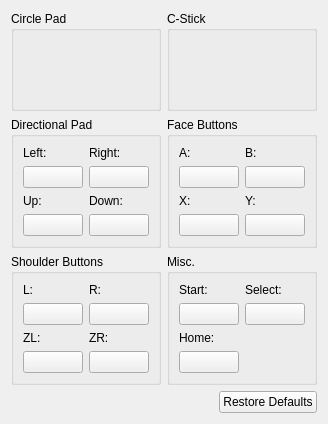
<?xml version="1.0" encoding="UTF-8"?>
<ui version="4.0">
 <class>ConfigureInput</class>
 <widget class="QWidget" name="ConfigureInput">
  <property name="geometry">
   <rect>
    <x>0</x>
    <y>0</y>
    <width>328</width>
    <height>424</height>
   </rect>
  </property>
  <property name="windowTitle">
   <string>ConfigureInput</string>
  </property>
  <layout class="QVBoxLayout" name="verticalLayout_5">
   <item>
    <layout class="QGridLayout" name="gridLayout_7">
     <item row="2" column="0">
      <widget class="QGroupBox" name="faceButtons_3">
       <property name="title">
        <string>Shoulder Buttons</string>
       </property>
       <property name="flat">
        <bool>false</bool>
       </property>
       <property name="checkable">
        <bool>false</bool>
       </property>
       <layout class="QGridLayout" name="gridLayout_3">
        <item row="0" column="1">
         <layout class="QVBoxLayout" name="verticalLayout_14">
          <item>
           <widget class="QLabel" name="label_19">
            <property name="text">
             <string>R:</string>
            </property>
           </widget>
          </item>
          <item>
           <widget class="ButtonSetter" name="buttonR">
            <property name="text">
             <string/>
            </property>
           </widget>
          </item>
         </layout>
        </item>
        <item row="0" column="0">
         <layout class="QVBoxLayout" name="verticalLayout_13">
          <item>
           <widget class="QLabel" name="label_17">
            <property name="text">
             <string>L:</string>
            </property>
           </widget>
          </item>
          <item>
           <widget class="ButtonSetter" name="buttonL">
            <property name="text">
             <string/>
            </property>
           </widget>
          </item>
         </layout>
        </item>
        <item row="1" column="0">
         <layout class="QVBoxLayout" name="verticalLayout_15">
          <item>
           <widget class="QLabel" name="label_20">
            <property name="text">
             <string>ZL:</string>
            </property>
           </widget>
          </item>
          <item>
           <widget class="ButtonSetter" name="buttonZL">
            <property name="text">
             <string/>
            </property>
           </widget>
          </item>
         </layout>
        </item>
        <item row="1" column="1">
         <layout class="QVBoxLayout" name="verticalLayout_16">
          <item>
           <widget class="QLabel" name="label_18">
            <property name="text">
             <string>ZR:</string>
            </property>
           </widget>
          </item>
          <item>
           <widget class="ButtonSetter" name="buttonZR">
            <property name="text">
             <string/>
            </property>
           </widget>
          </item>
         </layout>
        </item>
       </layout>
      </widget>
     </item>
     <item row="0" column="0">
      <widget class="QGroupBox" name="faceButtons_4">
       <property name="title">
        <string>Circle Pad</string>
       </property>
       <property name="flat">
        <bool>false</bool>
       </property>
       <property name="checkable">
        <bool>false</bool>
       </property>
       <layout class="QGridLayout" name="gridLayout_4">
        <item row="0" column="0">
         <widget class="AnalogSetter" name="analogCirclePad" native="true"/>
        </item>
       </layout>
      </widget>
     </item>
     <item row="0" column="1">
      <widget class="QGroupBox" name="faceButtons_5">
       <property name="title">
        <string>C-Stick</string>
       </property>
       <property name="flat">
        <bool>false</bool>
       </property>
       <property name="checkable">
        <bool>false</bool>
       </property>
       <layout class="QGridLayout" name="gridLayout_5">
        <item row="0" column="0">
         <widget class="AnalogSetter" name="analogCStick" native="true"/>
        </item>
       </layout>
      </widget>
     </item>
     <item row="1" column="0">
      <widget class="QGroupBox" name="faceButtons_2">
       <property name="title">
        <string>Directional Pad</string>
       </property>
       <property name="flat">
        <bool>false</bool>
       </property>
       <property name="checkable">
        <bool>false</bool>
       </property>
       <layout class="QGridLayout" name="gridLayout_2">
        <item row="1" column="0">
         <layout class="QVBoxLayout" name="verticalLayout_12">
          <item>
           <widget class="QLabel" name="label_34">
            <property name="text">
             <string>Up:</string>
            </property>
           </widget>
          </item>
          <item>
           <widget class="ButtonSetter" name="buttonDpadUp">
            <property name="text">
             <string/>
            </property>
           </widget>
          </item>
         </layout>
        </item>
        <item row="1" column="1">
         <layout class="QVBoxLayout" name="verticalLayout_9">
          <item>
           <widget class="QLabel" name="label_35">
            <property name="text">
             <string>Down:</string>
            </property>
           </widget>
          </item>
          <item>
           <widget class="ButtonSetter" name="buttonDpadDown">
            <property name="text">
             <string/>
            </property>
           </widget>
          </item>
         </layout>
        </item>
        <item row="0" column="0">
         <layout class="QVBoxLayout" name="verticalLayout_10">
          <item>
           <widget class="QLabel" name="label_32">
            <property name="text">
             <string>Left:</string>
            </property>
           </widget>
          </item>
          <item>
           <widget class="ButtonSetter" name="buttonDpadLeft">
            <property name="text">
             <string/>
            </property>
           </widget>
          </item>
         </layout>
        </item>
        <item row="0" column="1">
         <layout class="QVBoxLayout" name="verticalLayout_11">
          <item>
           <widget class="QLabel" name="label_33">
            <property name="text">
             <string>Right:</string>
            </property>
           </widget>
          </item>
          <item>
           <widget class="ButtonSetter" name="buttonDpadRight">
            <property name="text">
             <string/>
            </property>
           </widget>
          </item>
         </layout>
        </item>
       </layout>
      </widget>
     </item>
     <item row="1" column="1">
      <widget class="QGroupBox" name="faceButtons">
       <property name="title">
        <string>Face Buttons</string>
       </property>
       <property name="flat">
        <bool>false</bool>
       </property>
       <property name="checkable">
        <bool>false</bool>
       </property>
       <layout class="QGridLayout" name="gridLayout">
        <item row="0" column="0">
         <layout class="QVBoxLayout" name="verticalLayout">
          <item>
           <widget class="QLabel" name="label">
            <property name="text">
             <string>A:</string>
            </property>
           </widget>
          </item>
          <item>
           <widget class="ButtonSetter" name="buttonA">
            <property name="text">
             <string/>
            </property>
           </widget>
          </item>
         </layout>
        </item>
        <item row="0" column="1">
         <layout class="QVBoxLayout" name="verticalLayout_2">
          <item>
           <widget class="QLabel" name="label_2">
            <property name="text">
             <string>B:</string>
            </property>
           </widget>
          </item>
          <item>
           <widget class="ButtonSetter" name="buttonB">
            <property name="text">
             <string/>
            </property>
           </widget>
          </item>
         </layout>
        </item>
        <item row="1" column="0">
         <layout class="QVBoxLayout" name="verticalLayout_3">
          <item>
           <widget class="QLabel" name="label_3">
            <property name="text">
             <string>X:</string>
            </property>
           </widget>
          </item>
          <item>
           <widget class="ButtonSetter" name="buttonX">
            <property name="text">
             <string/>
            </property>
           </widget>
          </item>
         </layout>
        </item>
        <item row="1" column="1">
         <layout class="QVBoxLayout" name="verticalLayout_4">
          <item>
           <widget class="QLabel" name="label_4">
            <property name="text">
             <string>Y:</string>
            </property>
           </widget>
          </item>
          <item>
           <widget class="ButtonSetter" name="buttonY">
            <property name="text">
             <string/>
            </property>
           </widget>
          </item>
         </layout>
        </item>
       </layout>
      </widget>
     </item>
     <item row="2" column="1">
      <widget class="QGroupBox" name="faceButtons_6">
       <property name="title">
        <string>Misc.</string>
       </property>
       <property name="flat">
        <bool>false</bool>
       </property>
       <property name="checkable">
        <bool>false</bool>
       </property>
       <layout class="QGridLayout" name="gridLayout_6">
        <item row="0" column="0">
         <layout class="QVBoxLayout" name="verticalLayout_25">
          <item>
           <widget class="QLabel" name="label_29">
            <property name="text">
             <string>Start:</string>
            </property>
           </widget>
          </item>
          <item>
           <widget class="ButtonSetter" name="buttonStart">
            <property name="text">
             <string/>
            </property>
           </widget>
          </item>
         </layout>
        </item>
        <item row="0" column="1">
         <layout class="QVBoxLayout" name="verticalLayout_26">
          <item>
           <widget class="QLabel" name="label_30">
            <property name="text">
             <string>Select:</string>
            </property>
           </widget>
          </item>
          <item>
           <widget class="ButtonSetter" name="buttonSelect">
            <property name="text">
             <string/>
            </property>
           </widget>
          </item>
         </layout>
        </item>
        <item row="1" column="0">
         <layout class="QVBoxLayout" name="verticalLayout_27">
          <item>
           <widget class="QLabel" name="label_31">
            <property name="text">
             <string>Home:</string>
            </property>
           </widget>
          </item>
          <item>
           <widget class="ButtonSetter" name="buttonHome">
            <property name="text">
             <string/>
            </property>
           </widget>
          </item>
         </layout>
        </item>
       </layout>
      </widget>
     </item>
    </layout>
   </item>
   <item>
    <layout class="QHBoxLayout" name="horizontalLayout">
     <item>
      <spacer name="horizontalSpacer">
       <property name="orientation">
        <enum>Qt::Horizontal</enum>
       </property>
       <property name="sizeHint" stdset="0">
        <size>
         <width>40</width>
         <height>20</height>
        </size>
       </property>
      </spacer>
     </item>
     <item>
      <widget class="QPushButton" name="buttonRestoreDefaults">
       <property name="sizePolicy">
        <sizepolicy hsizetype="Minimum" vsizetype="Fixed">
         <horstretch>0</horstretch>
         <verstretch>0</verstretch>
        </sizepolicy>
       </property>
       <property name="sizeIncrement">
        <size>
         <width>0</width>
         <height>0</height>
        </size>
       </property>
       <property name="baseSize">
        <size>
         <width>0</width>
         <height>0</height>
        </size>
       </property>
       <property name="layoutDirection">
        <enum>Qt::LeftToRight</enum>
       </property>
       <property name="text">
        <string>Restore Defaults</string>
       </property>
      </widget>
     </item>
    </layout>
   </item>
  </layout>
 </widget>
 <customwidgets>
  <customwidget>
   <class>ButtonSetter</class>
   <extends>QPushButton</extends>
   <header>citra_qt/configuration/configure_input_widget.h</header>
   <container>1</container>
  </customwidget>
  <customwidget>
   <class>AnalogSetter</class>
   <extends>QWidget</extends>
   <header>citra_qt/configuration/configure_input_widget.h</header>
   <container>1</container>
  </customwidget>
 </customwidgets>
 <resources/>
 <connections/>
</ui>
